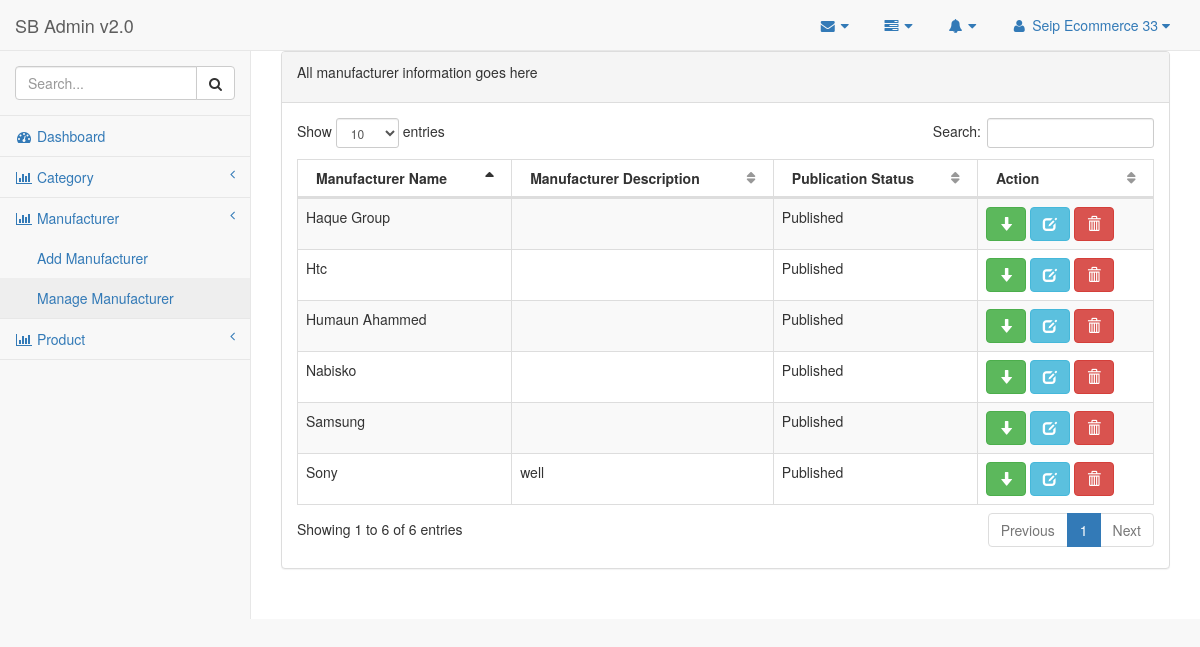
Screenshot of /login/manage_manufacturer.php (signed in) with the database file from the repository.
### tables this page shows
CREATE TABLE `tbl_manufacturer` (
  `manufacturer_id` int(3) NOT NULL,
  `manufacturer_name` varchar(255) NOT NULL,
  `manufacturer_description` text NOT NULL,
  `publication_status` tinyint(1) NOT NULL
);

### login/manage_manufacturer.php (called while the page is built, shortened)
<?php
include './admin_master.php';

### classes/db_connect.php (called while the page is built, shortened)
<?php
class Db_Connect {
    protected function database_connection() {
        $host_name='localhost';
        $user_name='root';
        $password='';
        $db_name='db_seip_ecommerce33';
        $connection=mysqli_connect($host_name, $user_name, $password, $db_name);
        return $connection;
    }
}

### classes/manufacturer.php (called while the page is built, shortened)
<?php
require_once 'db_connect.php';
class Manufacturer extends Db_Connect {
    protected $link;
    public function __construct() {
        $this->link = $this->database_connection();
    }
    public function select_all_manufacturer_info() {
        $sql = "SELECT * FROM tbl_manufacturer";
        if (mysqli_query($this->link, $sql)) {
            $query_result = mysqli_query($this->link, $sql);
            return $query_result;
        } else {
            die('Query problem' . mysqli_error($this->link));
        }
    }
}

### login/pages/manage_manufacturer_content.php (the view, shortened to what this page needs)
<?php
   $query_result = $obj_manufacturer->select_all_manufacturer_info();
?>
<div class="row">
    <div class="col-lg-12">
        <div class="panel panel-default">
            <div class="panel-heading">
               All manufacturer information goes here
            </div>
            <div class="panel-body">
                <table width="100%" class="table table-striped table-bordered table-hover" id="dataTables-example">
                    <thead>
                        <tr>
                            <th>Manufacturer Name</th>
                            <th>Manufacturer Description</th>
                            <th>Publication Status</th>
                            <th>Action</th>
                        </tr>
                    </thead>
                    <tbody>
                        <?php while ( $manufacturer_info = mysqli_fetch_assoc($query_result)) { ?>
                        <tr class="odd gradeX">
                            <td><?php echo $manufacturer_info['manufacturer_name']; ?></td>
                            <td><?php echo $manufacturer_info['manufacturer_description']; ?></td>
                            <td><?php
                                if($manufacturer_info['publication_status'] == 1)  {
                                    echo 'Published';
                                } else { echo "Unpublished"; }
                            ?></td>
                            <td class="center">
                                <?php if($manufacturer_info['publication_status'] == 1)  {?>
                                <a href="?status=unpublished&id=<?php echo $manufacturer_info['manufacturer_id'];?>" class="btn btn-success" title="Unpublished">
                                    <span class="glyphicon glyphicon-arrow-down"></span>
                                </a>
                                <?php }else{?>
                                 <a href="?status=published&id=<?php echo $manufacturer_info['manufacturer_id'];?>" class="btn btn-danger" title="Published">
                                    <span class="glyphicon glyphicon-arrow-up"></span>
                                </a>
                                <?php }?>
                                <a href="edit_manufacturer.php?id=<?php echo $manufacturer_info['manufacturer_id'];?>" class="btn btn-info" title="Edit">
                                    <span class="glyphicon glyphicon-edit"></span>
                                </a>
                                <a href="?status=delete&id=<?php echo $manufacturer_info['manufacturer_id'];?>" class="btn btn-danger" title="Delete" onclick="return check_delete_status();">
                                    <span class="glyphicon glyphicon-trash"></span>
                                </a>
                            </td>
                        </tr>
                        <?php } ?>
                    </tbody>
                </table>
            </div>
        </div>
    </div>
</div>

### rows the page displays
tbl_manufacturer: manufacturer_name "Sony", manufacturer_description "well", publication_status "Published"
tbl_manufacturer: manufacturer_name "Samsung", publication_status "Published"
tbl_manufacturer: manufacturer_name "Htc", publication_status "Published"
tbl_manufacturer: manufacturer_name "Humaun Ahammed", publication_status "Published"
tbl_manufacturer: manufacturer_name "Haque Group", publication_status "Published"
tbl_manufacturer: manufacturer_name "Nabisko", publication_status "Published"

### other values shown
$_SESSION['admin_name'] "Seip Ecommerce 33"
